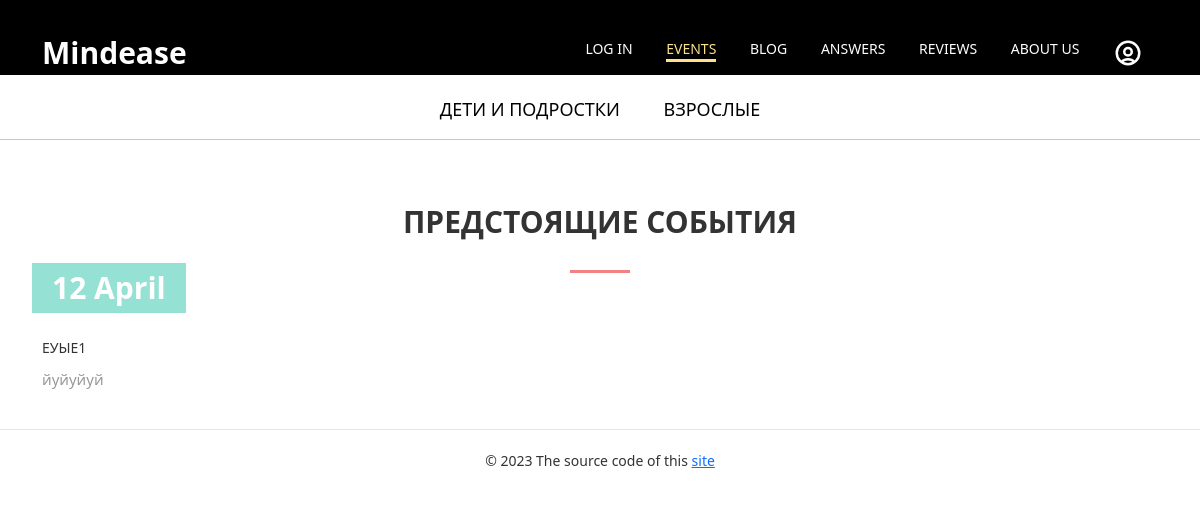
Before: /events with the older database file.
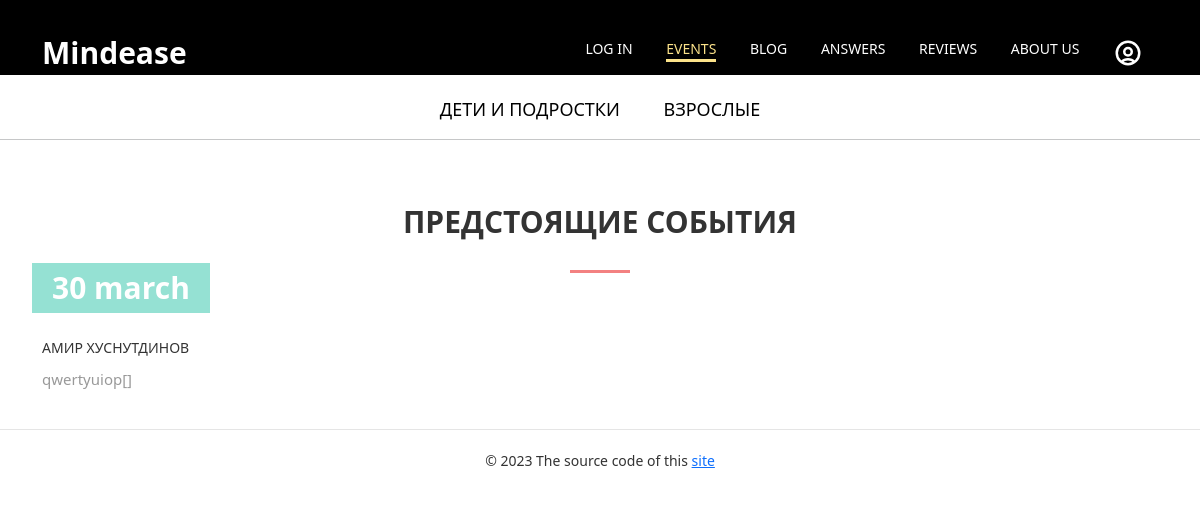
After: the same page with the newer database file.
### Events/data/all_events.py (models this page shows)
class All_events(SqlAlchemyBase):
    __tablename__ = 'all'
    id = sqlalchemy.Column(sqlalchemy.Integer,
                           primary_key=True,
                           autoincrement=True)
    photo_name = sqlalchemy.Column(sqlalchemy.String, nullable=False)
    name = sqlalchemy.Column(sqlalchemy.String, nullable=False)
    signature = sqlalchemy.Column(sqlalchemy.String, nullable=False)
    link = sqlalchemy.Column(sqlalchemy.String, nullable=False)
    created_date = sqlalchemy.Column(sqlalchemy.String, nullable=False)

### main.py (the view)
@app.route('/events')
def open_events():
    db_session_event.global_init("Events/db/activities.db")
    db_sess_all = db_session_event.create_session()
    all_events = db_sess_all.query(All_events)
    event_info = []
    for item in all_events:
        event_info.append([item.id,
                           item.photo_name,
                           item.name,
                           item.signature,
                           item.link,
                           item.created_date])
    return Events.events(event_info)

### Events/data/db_session_event.py (called while the page is built, shortened)
def global_init(db_file):
    global __factory
    if __factory:
        return

def create_session() -> Session:
    global __factory
    return __factory()

### Events/events.py (called while the page is built)
    @staticmethod
    def three_posts_funk(events_lst):
        count_of_columns = math.ceil(len(events_lst) / 3)
        count_of_posts = len(events_lst)
        three_posts = []
        start = 0
        end = 3
        blog_inform = events_lst[::-1]
        for i in range(count_of_columns):
            three_posts.append(blog_inform[start:end])
            if start + 3 <= count_of_posts:
                start += 3
            if end + 3 <= count_of_posts:
                end += 3
            elif end + 2 <= count_of_posts:
                end += 2
            elif end + 1 <= count_of_posts:
                end += 1
        return three_posts

    @staticmethod
    def events(events_lst):
        three_posts = Events.three_posts_funk(events_lst)
        return render_template('events.html',
                               general=general,
                               about_us=about_us,
                               blog=blog,
                               reviews=reviews,
                               answers=answers,
                               events=events,
                               event1=event1,
                               event2=event2,
                               authorization=authorization,
                               cabinet=cabinet,
                               posts=three_posts)

### templates/events.html (shortened to what this page needs)
<!DOCTYPE html>
<html lang="ru">
<head>
    <link rel="stylesheet" href="/static/assets/css/style2.css">
    <link href="https://cdn.jsdelivr.net/npm/bootstrap@5.3.0-alpha1/dist/css/bootstrap.min.css" rel="stylesheet">
</head>
<body>
<header class="header"  id="header">
    <div class="container">
        <div class="header__inner">
            <div>
            <a class="header__logo" href="{{general}}" style="text-decoration: none;">Mindease </a></div>
            <nav class="nav1" id="nav">
                <a class="nav__link" href="{{authorization}}">LOG IN</a>
                <a class="nav__link active" href="{{events}}">Events</a>
                <a class="nav__link" href="{{blog}}">Blog</a>
                <a class="nav__link" href="{{answers}}">Answers</a>
                <a class="nav__link" href="{{reviews}}">Reviews</a>
                <a class="nav__link" href="{{about_us}}">About us</a>
                <a class="nav__link" style="text-decoration: none;" href="{{cabinet}}"><img  src="../static/assets/images/user-ico.svg" width="30px"></a>
            </nav>
        </div>
    </div>
</header>
<br>
<br>
<br>
<br>
<div class="text-center">
    <nav class="nav1" id="nav1">
                <a class="nav__link1" href="{{event1}}">Дети и подростки</a>
                <a class="nav__link1" href="{{event2}}">Взрослые</a>
            </nav>
</div>
<hr>
<br>
<br>
    <div class="container">
        <div class="section__header">
            <h2 class="section__title">Предстоящие события</h2>
        </div>
        {% for items in posts %}
        <div class="blog">
            {% for item in items %}
        <div class="blog__item">
                <div class="blog__header">
                    <div class="blog__date">
                        <div class="blog__date-day">{{item[5]}}</div>
                    </div>
                </div>
                <div class="blog__content">
                    <div class="blog__title">
                        <a href="{{item[4]}}">{{item[2]}}</a>
                    </div>
                    <div class="blog__text">{{item[3]}}</div>
                </div>
            </div>
    {% endfor %}
            </div>
    {% endfor %}
    </div>
</body>
<br>
<footer><div class="copyright">
                © 2023 The source code of this <a href="https://github.com/AmirHusnutdinov/Peak-of-Reason">site</a>
            </div></footer>
<br>
</html>

### static/assets/css/style2.css (style rules this page uses)
body { margin: 0; font-family: 'Montserrat', sans-serif; font-size: 15px; line-height: 1.6; color: #333; }
*, *:before, *:after { box-sizing: border-box; }
h1, h2, h3, h4, h5, h6 { margin: 0; }
hr { display: block; width: 100%; height: 1px; margin: 40px 0; border: 0; background-color: #e5e5e5; }
.container { width: 100%; max-width: 1230px; padding: 0 15px; margin: 0 auto; }
.header { width: 100%; padding-top: 30px; background-color: #000000; position: absolute; top: 0; left: 0; right: 0; z-index: 1000; }
.header__inner { display: flex; justify-content: space-between; align-items: center; }
.header__logo { font-size: 30px; font-weight: 700; color: #fff; }
.nav1 { font-size: 14px; text-transform: uppercase; }
.blog { display: flex; justify-content: left; }
.blog__item { width: 31%; padding-right:20px; }
.nav__link { display: inline-block; vertical-align: top; margin: 0 15px; position: relative; color: #fff; text-decoration: none; transition: color .1s linear; }
.nav__link1 { display: inline-block; vertical-align: top; margin: 0 20px; position: relative; font-size: 18px; color: black; text-decoration: none; transition: color .1s linear; }
.nav__link:after { content: ""; display: block; width: 100%; height: 3px; background-color: #fce38a; opacity: 0; position: absolute; top: 100%; left: 0; z-index: 1; transition: opacity .1s linear; }
.nav__link1:after { content: ""; display: block; width: 100%; height: 3px; background-color: #95e1d3; opacity: 0; position: absolute; top: 100%; left: 0; z-index: 1; transition: opacity .1s linear; }
.nav__link:hover:after, .nav__link.active:after { opacity: 1; }
.nav__link.active { color: #fce38a; }
.section__header { width: 100%; max-width: 950px; margin: 0 auto 50px; text-align: center; }
.section__title { font-size: 30px; font-weight: 700; color: #333; text-transform: uppercase; }
.section__title:after { content: ""; display: block; width: 60px; height: 3px; margin: 30px auto; background-color: #f38181; }
.blog__item { width: 31%; }
.blog__header { position: relative; margin-bottom: 14px; }
.blog__date { padding: 10px 20px; background-color: #95e1d3; font-style: italic; font-size: 15px; color: #fff; font-weight: 300; text-align: center; position: absolute; bottom: 10px; left: -10px; z-index: 1; }
.blog__date-day { font-size: 30px; line-height: 1; font-weight: 700; font-style: normal; }
.blog__content { margin-bottom: 14px; }
.blog__title { margin-bottom: 10px; font-size: 14px; color: #333; text-transform: uppercase; }
.blog__title a { color: inherit; text-decoration: none; }
.blog__text { font-size: 15px; color: #999; }
.copyright { padding: 20px 0; border-top: 1px solid #e5e5e5; font-size: 14px; color: #333; text-align: center; }
body { background: #edf2f7; }

Changed rows visible on the page:
changed All_events: created_date "12 April" → "30 march"; name "ЕУЫЕ1" → "АМИР ХУСНУТДИНОВ"; signature "йуйуйуй" → "qwertyuiop[]"
